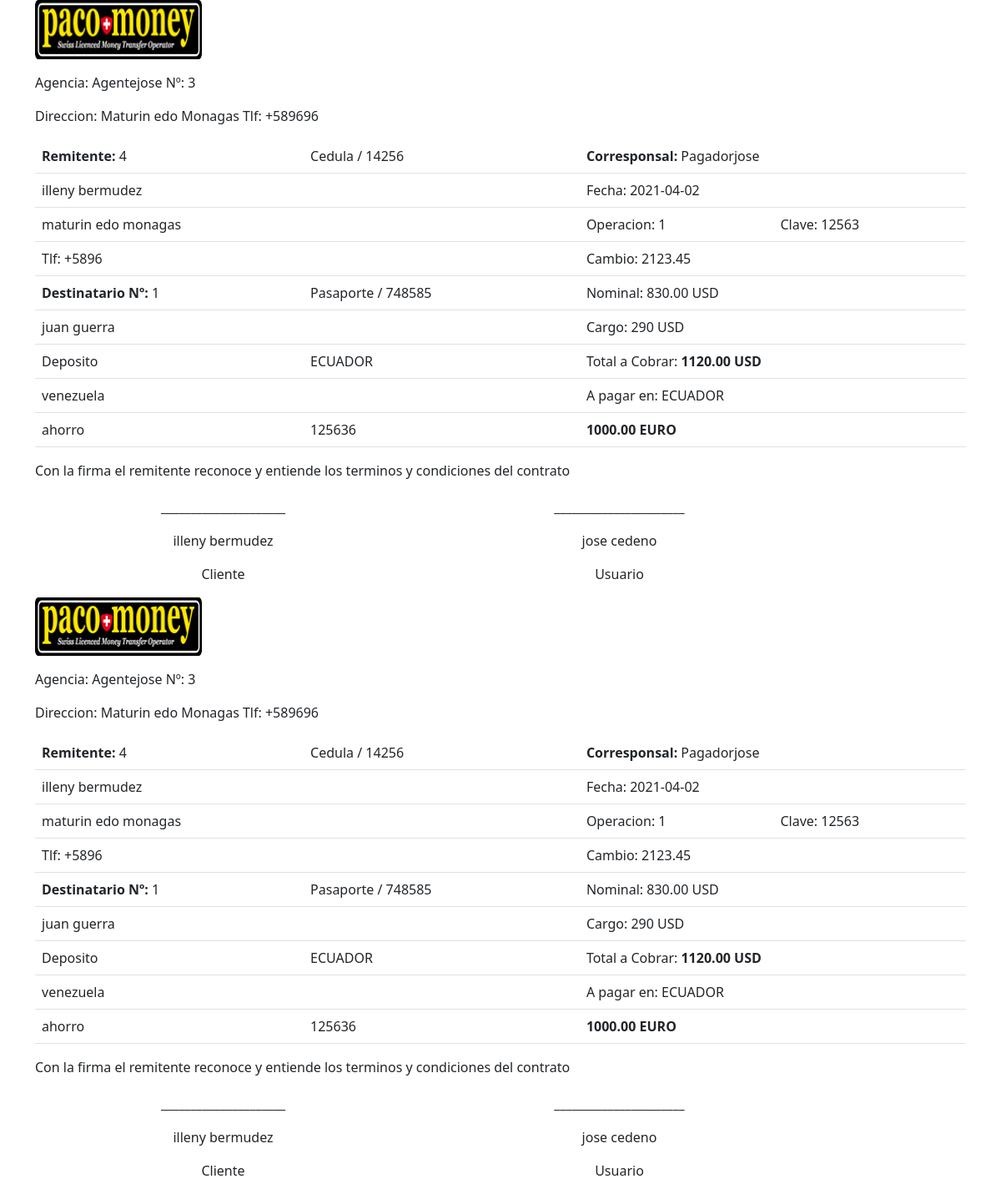
Page /factura.php?idGiro=1 on the committed database.
### tables this page shows
CREATE TABLE `pagador` (
  `idPagador` int(11) NOT NULL,
  `pagador` varchar(150) NOT NULL,
  `idPais` int(11) NOT NULL,
  `pa_provincia` varchar(150) NOT NULL,
  `pa_ciudad` varchar(150) NOT NULL,
  `pa_direccion` varchar(250) NOT NULL,
  `pa_tlf` varchar(50) NOT NULL,
  `pa_email` varchar(100) NOT NULL,
  `pa_cp` varchar(100) NOT NULL,
  `pa_Director` varchar(150) NOT NULL,
  `pa_tlfDirector` varchar(50) NOT NULL,
  `pa_emailDirector` varchar(100) NOT NULL,
  `pa_tlfEnvios` varchar(50) NOT NULL,
  `pa_emailEnvios` varchar(100) NOT NULL,
  `pa_GteContabilidad` varchar(150) NOT NULL,
  `pa_tlfContabilidad` varchar(50) NOT NULL,
  `pa_emailContabilidad` varchar(100) NOT NULL,
  `pa_horarios` varchar(250) NOT NULL,
  `pa_contrato` varchar(250) NOT NULL,
  `pa_inicioOperaciones` date NOT NULL,
  `pa_limite` int(11) NOT NULL,
  `pa_web` varchar(250) NOT NULL,
  `pa_conciliarCada` int(11) NOT NULL,
  `idMoneda` int(11) NOT NULL,
  `pa_comision` decimal(3,2) NOT NULL,
  `pa_fijo` decimal(10,2) NOT NULL,
  `idTipoComision` int(11) NOT NULL,
  `idTipoEmpresa` int(11) NOT NULL,
  `pa_tasa` decimal(20,2) NOT NULL,
  `pa_tipoCambio` decimal(20,2) NOT NULL,
  `pa_impuesto` decimal(20,2) NOT NULL,
  `idEstado` int(11) NOT NULL
);

CREATE TABLE `cliente` (
  `idCliente` int(11) NOT NULL,
  `cl_nombre` varchar(150) NOT NULL,
  `cl_apellido` varchar(150) NOT NULL,
  `cl_fechaNacimiento` date NOT NULL,
  `idPais` int(11) NOT NULL,
  `cl_provincia` varchar(150) NOT NULL,
  `cl_ciudad` varchar(150) NOT NULL,
  `cl_direccion` varchar(250) NOT NULL,
  `cl_tlf` varchar(50) NOT NULL,
  `cl_email` varchar(100) NOT NULL,
  `cl_identidad` varchar(50) NOT NULL,
  `idTipoIdentidad` int(11) NOT NULL,
  `cl_fechaEmision` date NOT NULL,
  `cl_fechaCaducidad` date NOT NULL,
  `cl_nacionalidad` varchar(150) NOT NULL,
  `cl_facebook` varchar(150) DEFAULT NULL,
  `cl_whatsapp` varchar(150) DEFAULT NULL,
  `cl_telegram` varchar(150) DEFAULT NULL,
  `cl_limite` int(11) NOT NULL,
  `idMoneda` int(11) NOT NULL,
  `idEstado` int(11) NOT NULL,
  `cl_doc_cedula` varchar(150) NOT NULL,
  `cl_doc_form` varchar(150) NOT NULL,
  `cl_doc_otro` varchar(150) NOT NULL
);

CREATE TABLE `identidad` (
  `idTipoIdentidad` int(11) NOT NULL,
  `tipoIdentidad` varchar(250) NOT NULL
);

CREATE TABLE `giro` (
  `idGiro` bigint(20) NOT NULL,
  `gi_fecha` date NOT NULL,
  `idUsuario` int(11) NOT NULL,
  `idCliente` int(11) NOT NULL,
  `idBeneficiario` int(11) NOT NULL,
  `idAgente` int(11) NOT NULL,
  `idPagador` int(11) NOT NULL,
  `idPais` int(11) NOT NULL,
  `gi_importe` decimal(65,2) NOT NULL,
  `gi_Total` decimal(65,2) NOT NULL,
  `gi_TotalLocal` decimal(65,2) NOT NULL,
  `idMonedaCobro` int(11) NOT NULL,
  `idMonedaPago` int(11) NOT NULL,
  `gi_tasa` decimal(65,2) NOT NULL,
  `gi_tipoCambio` decimal(65,2) NOT NULL,
  `gi_impuesto` decimal(10,2) NOT NULL,
  `idTipoRetiro` int(11) NOT NULL,
  `gi_Banco` varchar(200) NOT NULL,
  `gi_numCta` varchar(100) NOT NULL,
  `gi_TipoCuenta` varchar(50) NOT NULL,
  `idEstadoGiro` int(11) NOT NULL,
  `gi_clave` varchar(150) NOT NULL,
  `gi_comentario` varchar(250) NOT NULL,
  `comisionMatriz` decimal(65,2) NOT NULL,
  `comisionAgente` decimal(65,2) NOT NULL,
  `comisionCorresponsal` decimal(65,2) NOT NULL,
  `beneficio` decimal(65,2) NOT NULL,
  `TasaFrancoDolar` decimal(65,2) NOT NULL
);

CREATE TABLE `beneficiario` (
  `idBeneficiario` int(11) NOT NULL,
  `be_nombre` varchar(150) NOT NULL,
  `be_apellido` varchar(150) NOT NULL,
  `be_fechaNacimiento` date NOT NULL,
  `idPais` int(11) NOT NULL,
  `be_ciudad` varchar(150) NOT NULL,
  `be_direccion` varchar(250) NOT NULL,
  `be_tlf` varchar(50) NOT NULL,
  `be_email` varchar(100) NOT NULL,
  `be_identidad` varchar(50) NOT NULL,
  `idTipoIdentidad` int(11) NOT NULL,
  `be_nacionalidad` varchar(150) NOT NULL,
  `be_facebook` varchar(150) DEFAULT NULL,
  `be_whatsapp` varchar(150) DEFAULT NULL,
  `be_telegram` varchar(150) DEFAULT NULL,
  `be_numCuenta` varchar(50) NOT NULL,
  `idTipoCuenta` int(11) NOT NULL,
  `idBanco` int(11) NOT NULL,
  `idMoneda` int(11) NOT NULL,
  `idEstado` int(11) NOT NULL
);

CREATE TABLE `moneda` (
  `idMoneda` int(11) NOT NULL,
  `mo_codigo` varchar(50) NOT NULL,
  `moneda` varchar(100) NOT NULL
);

CREATE TABLE `tiporetiro` (
  `idTipoRetiro` int(11) NOT NULL,
  `tipoRetiro` varchar(50) NOT NULL
);

CREATE TABLE `pais` (
  `idPais` int(11) NOT NULL,
  `pais` varchar(100) NOT NULL,
  `idMoneda` int(11) NOT NULL,
  `idMonedaEnvio` int(11) NOT NULL,
  `tipoCambio` decimal(65,2) NOT NULL,
  `porcentajeTipoCambio` decimal(20,2) NOT NULL,
  `fijo` decimal(65,2) NOT NULL,
  `porcentaje` decimal(20,2) NOT NULL,
  `idTipoComision` int(11) NOT NULL
);

CREATE TABLE `monedaenvio` (
  `idMonedaEnvio` int(11) NOT NULL,
  `mo_codigo` varchar(100) NOT NULL,
  `moneda` varchar(250) NOT NULL
);

CREATE TABLE `usuario` (
  `idUsuario` int(11) NOT NULL,
  `us_nombre` varchar(150) NOT NULL,
  `us_apellido` varchar(150) NOT NULL,
  `us_direccion` varchar(250) NOT NULL,
  `us_tlf` varchar(50) NOT NULL,
  `us_email` varchar(100) NOT NULL,
  `us_clave` varchar(250) NOT NULL,
  `us_identificacion` varchar(100) NOT NULL,
  `us_ciudad` varchar(150) NOT NULL,
  `idPagador` int(11) NOT NULL,
  `idTipoRol` int(11) NOT NULL,
  `idEstado` int(11) NOT NULL
);

### factura.php (the view, shortened to what this page needs)
<?php
require_once('conexion.php');
$idGiro = isset($_REQUEST['idGiro']) ? intval(htmlentities($_REQUEST['idGiro'])) : '';
$sql = "SELECT h.*
  FROM giro AS g
  JOIN pagador AS h ON g.idAgente = h.idPagador
  WHERE idGiro = ?
  ";
$sentencia = $mbd->prepare($sql);
$sentencia->execute(array($idGiro));
$agente = $sentencia->fetchAll(PDO::FETCH_ASSOC);
$sql = "SELECT h.* FROM giro AS g
  JOIN usuario AS h ON g.idUsuario = h.idUsuario
  WHERE idGiro = ?";
$sentencia = $mbd->prepare($sql);
$sentencia->execute(array($idGiro));
$usuario = $sentencia->fetchAll(PDO::FETCH_ASSOC);
$sql = "SELECT g.*,h.mo_codigo AS Cobro,m.mo_codigo AS Envio,r.tipoRetiro
  FROM giro AS g
  JOIN pais AS p ON g.idPais = p.idPais
  JOIN moneda AS h ON g.idMonedaCobro = h.idMoneda
  JOIN monedaenvio AS m ON g.idMonedaPago = m.idMonedaEnvio
  JOIN tiporetiro AS r ON g.idTipoRetiro = r.idTipoRetiro WHERE idGiro = ?";
$sentencia = $mbd->prepare($sql);
$sentencia->execute(array($idGiro));
$resultado = $sentencia->fetchAll(PDO::FETCH_ASSOC);
$cobro = $resultado[0]['Cobro'];
$idCliente = $resultado[0]['idCliente'];
$sql = "SELECT *, i.tipoIdentidad  FROM cliente AS c
JOIN identidad AS i ON c.idTipoIdentidad = i.idTipoIdentidad
JOIN pais AS p ON c.idPais = p.idPais
WHERE idCliente = ?";
$sentencia = $mbd->prepare($sql);
$sentencia->execute(array($idCliente));
$cliente = $sentencia->fetchAll(PDO::FETCH_ASSOC);
$idBeneficiario = $resultado[0]['idBeneficiario'];
$sql = "SELECT *, i.tipoIdentidad  FROM beneficiario AS c
JOIN identidad AS i ON c.idTipoIdentidad = i.idTipoIdentidad
JOIN pais AS p ON c.idPais = p.idPais
WHERE idBeneficiario = ?";
$sentencia = $mbd->prepare($sql);
$sentencia->execute(array($idBeneficiario));
$beneficiario = $sentencia->fetchAll(PDO::FETCH_ASSOC);
$idPagador = $resultado[0]['idPagador'];
$sql = "SELECT * FROM pagador AS c
JOIN pais AS p ON c.idPais = p.idPais
WHERE idPagador = ?";
$sentencia = $mbd->prepare($sql);
$sentencia->execute(array($idPagador));
$corresponsal = $sentencia->fetchAll(PDO::FETCH_ASSOC);
?>
<!DOCTYPE html>
<html lang="es">
<head>
  <link rel="stylesheet" href="css/bootstrap.min.css">
</head>
<body>
  <div class="container">
    <p><img src="archivos/logopaco.png" width="200"></p>
    <p>Agencia: <?php echo $agente[0]['pagador'] . ' Nº: ' . $agente[0]['idPagador'] ?></p>
    <p>Direccion: <?php echo $agente[0]['pa_direccion'] . ' Tlf: ' . $agente[0]['pa_tlf'] ?></p>
    <table class="table">
      <tbody>
        <tr>
          <td> <span class="negrita">Remitente: </span><?php echo $cliente[0]['idCliente'] ?></td>
          <td><?php echo $cliente[0]['tipoIdentidad'] . ' / ' . $cliente[0]['cl_identidad'] ?></td>
          <td colspan="2"><span class="negrita">Corresponsal: </span><?php echo $corresponsal[0]['pagador'] ?></td>
        </tr>
        <tr>
          <td colspan="2"><?php echo  $cliente[0]['cl_nombre'] . ' ' . $cliente[0]['cl_apellido'] ?></td>
          <td colspan="2">Fecha: <?php echo $resultado[0]['gi_fecha'] ?></td>
        </tr>
        <tr>
          <td colspan="2"><?php echo  $cliente[0]['cl_direccion'] ?></td>
          <td> Operacion: <?php echo $resultado[0]['idGiro'] ?></td>
          <td>Clave: <?php echo $resultado[0]['gi_clave'] ?></td>
        </tr>
        <tr>
          <td colspan="2"> Tlf: <?php echo $cliente[0]['cl_tlf'] ?></td>
          <td colspan="2">Cambio: <?php echo $resultado[0]['gi_tipoCambio'] ?></td>
        </tr>
        <tr>
          <td> <span class="negrita">Destinatario Nº: </span><?php echo $beneficiario[0]['idBeneficiario'] ?></td>
          <td> <?php echo $beneficiario[0]['tipoIdentidad'] . ' / ' . $beneficiario[0]['be_identidad'] ?></td>
          <td colspan="2"> Nominal: <?php echo $resultado[0]['gi_TotalLocal'] . ' ' . $cobro ?></td>
        </tr>
        <tr>
          <td colspan="2"> <?php echo $beneficiario[0]['be_nombre'] . ' ' . $beneficiario[0]['be_apellido'] ?></td>
          <td colspan="2"> Cargo: <?php echo $resultado[0]['gi_Total'] - $resultado[0]['gi_TotalLocal'] . ' ' . $cobro ?></td>
        </tr>
        <tr>
          <td> <?php echo $resultado[0]['tipoRetiro'] ?></td>
          <td> <?php echo $beneficiario[0]['pais'] ?></td>
          <td colspan="2"> Total a Cobrar: <span class="negrita"><?php echo $resultado[0]['gi_Total'] . ' ' . $cobro ?></span> </td>
        </tr>
        <tr>
          <td colspan="2"> <?php echo $resultado[0]['gi_Banco'] ?></td>
          <td colspan="2"> A pagar en: <?php echo $beneficiario[0]['pais'] ?></td>
        </tr>
        <tr>
          <td> <?php echo  $resultado[0]['gi_TipoCuenta'] ?></td>
          <td> <?php echo $resultado[0]['gi_numCta'] ?></td>
          <td colspan="2"> <span class="negrita"> <?php echo $resultado[0]['gi_importe'] . ' ' . $resultado[0]['Envio'] ?> </span> </td>
        </tr>
      </tbody>
    </table>
    <div class="row mt-1">
      <div class="col-md-12">
        <p> Con la firma el remitente reconoce y entiende los terminos y condiciones del contrato </p>
      </div>
    </div>
    <div class="row mt-1">
      <div class="col-md-5">
        <p class="text-center">_____________________</p>
        <p class="text-center"><?php echo $cliente[0]['cl_nombre'] . " " . $cliente[0]['cl_apellido'] ?></p>
        <p class="text-center">Cliente</p>
      </div>
      <div class="col-md-5">
        <p class="text-center">______________________</p>
        <p class="text-center"><?php echo $usuario[0]['us_nombre'] . " " . $usuario[0]['us_apellido'] ?></p>
        <p class="text-center">Usuario</p>
      </div>
    </div>
    <p><img src="archivos/logopaco.png" width="200"></p>
    <p>Agencia: <?php echo $agente[0]['pagador'] . ' Nº: ' . $agente[0]['idPagador'] ?></p>
    <p>Direccion: <?php echo $agente[0]['pa_direccion'] . ' Tlf: ' . $agente[0]['pa_tlf'] ?></p>
    <table class="table">
      <tbody>
        <tr>
          <td> <span class="negrita">Remitente: </span><?php echo $cliente[0]['idCliente'] ?></td>
          <td><?php echo $cliente[0]['tipoIdentidad'] . ' / ' . $cliente[0]['cl_identidad'] ?></td>
          <td colspan="2"><span class="negrita">Corresponsal: </span><?php echo $corresponsal[0]['pagador'] ?></td>
        </tr>
        <tr>
          <td colspan="2"><?php echo  $cliente[0]['cl_nombre'] . ' ' . $cliente[0]['cl_apellido'] ?></td>
          <td colspan="2">Fecha: <?php echo $resultado[0]['gi_fecha'] ?></td>
        </tr>
        <tr>
          <td colspan="2"><?php echo  $cliente[0]['cl_direccion'] ?></td>
          <td> Operacion: <?php echo $resultado[0]['idGiro'] ?></td>
          <td>Clave: <?php echo $resultado[0]['gi_clave'] ?></td>
        </tr>
        <tr>
          <td colspan="2"> Tlf: <?php echo $cliente[0]['cl_tlf'] ?></td>
          <td colspan="2">Cambio: <?php echo $resultado[0]['gi_tipoCambio'] ?></td>
        </tr>
        <tr>
          <td> <span class="negrita">Destinatario Nº: </span><?php echo $beneficiario[0]['idBeneficiario'] ?></td>
          <td> <?php echo $beneficiario[0]['tipoIdentidad'] . ' / ' . $beneficiario[0]['be_identidad'] ?></td>
          <td colspan="2"> Nominal: <?php echo $resultado[0]['gi_TotalLocal'] . ' ' . $cobro ?></td>
        </tr>
        <tr>
          <td colspan="2"> <?php echo $beneficiario[0]['be_nombre'] . ' ' . $beneficiario[0]['be_apellido'] ?></td>
          <td colspan="2"> Cargo: <?php echo $resultado[0]['gi_Total'] - $resultado[0]['gi_TotalLocal'] . ' ' . $cobro ?></td>
        </tr>
        <tr>
          <td> <?php echo $resultado[0]['tipoRetiro'] ?></td>
          <td> <?php echo $beneficiario[0]['pais'] ?></td>
          <td colspan="2"> Total a Cobrar: <span class="negrita"><?php echo $resultado[0]['gi_Total'] . ' ' . $cobro ?></span> </td>
        </tr>
        <tr>
          <td colspan="2"> <?php echo $resultado[0]['gi_Banco'] ?></td>
          <td colspan="2"> A pagar en: <?php echo $beneficiario[0]['pais'] ?></td>
        </tr>
        <tr>
          <td> <?php echo  $resultado[0]['gi_TipoCuenta'] ?></td>
          <td> <?php echo $resultado[0]['gi_numCta'] ?></td>
          <td colspan="2"> <span class="negrita"> <?php echo $resultado[0]['gi_importe'] . ' ' . $resultado[0]['Envio'] ?> </span> </td>
        </tr>
      </tbody>
    </table>
    <div class="row mt-1">
      <div class="col-md-12">
        <p> Con la firma el remitente reconoce y entiende los terminos y condiciones del contrato </p>
      </div>
    </div>
    <div class="row mt-1">
      <div class="col-md-5">
        <p class="text-center">_____________________</p>
        <p class="text-center"><?php echo $cliente[0]['cl_nombre'] . " " . $cliente[0]['cl_apellido'] ?></p>
        <p class="text-center">Cliente</p>
      </div>
      <div class="col-md-5">
        <p class="text-center">______________________</p>
        <p class="text-center"><?php echo $usuario[0]['us_nombre'] . " " . $usuario[0]['us_apellido'] ?></p>
        <p class="text-center">Usuario</p>
      </div>
    </div>
  </div>
</body>
</html>

### factura.php (style rules this page uses)
.negrita { font-weight: bold; }

### rows in the picture
pagador: pagador "Agentejose", idPagador "3", pa_direccion "Maturin edo Monagas", pa_tlf "+589696"
cliente: idCliente "4", idTipoIdentidad.tipoIdentidad "Cedula", cl_identidad "14256", cl_nombre "illeny", cl_apellido "bermudez", cl_direccion "maturin edo monagas", cl_tlf "+5896"
pagador: pagador "Pagadorjose"
giro: gi_fecha "2021-04-02", idGiro "1", gi_clave "12563", gi_tipoCambio "2123.45", gi_TotalLocal "830.00", idMonedaCobro.mo_codigo "USD", $resultado[0]['gi_Total'] - $resultado[0]['gi_TotalLocal'] "290", idTipoRetiro.tipoRetiro "Deposito", gi_Total "1120.00", gi_Banco "venezuela", gi_TipoCuenta "ahorro", gi_numCta "125636", gi_importe "1000.00", idMonedaPago.mo_codigo "EURO"
beneficiario: idBeneficiario "1", idTipoIdentidad.tipoIdentidad "Pasaporte", be_identidad "748585", be_nombre "juan", be_apellido "guerra", idPais.pais "ECUADOR"
usuario: us_nombre "jose", us_apellido "cedeno"
